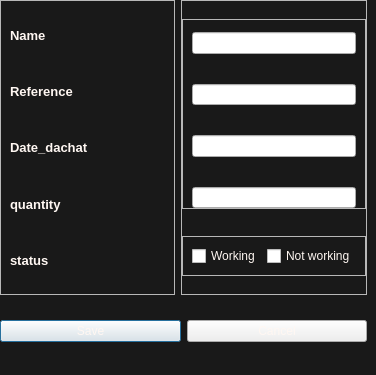
<?xml version="1.0" encoding="UTF-8"?>
<ui version="4.0">
 <class>Dialog</class>
 <widget class="QDialog" name="Dialog">
  <property name="geometry">
   <rect>
    <x>0</x>
    <y>0</y>
    <width>376</width>
    <height>375</height>
   </rect>
  </property>
  <property name="windowTitle">
   <string>Dialog</string>
  </property>
  <property name="styleSheet">
   <string notr="true">#Dialog{
background-color : #191919;
}
*{
color : #fff7f2;
}
QLineEdit{
color : #191919;
}</string>
  </property>
  <widget class="QWidget" name="widget_2" native="true">
   <property name="geometry">
    <rect>
     <x>0</x>
     <y>301</y>
     <width>367</width>
     <height>60</height>
    </rect>
   </property>
   <property name="minimumSize">
    <size>
     <width>0</width>
     <height>60</height>
    </size>
   </property>
   <property name="maximumSize">
    <size>
     <width>16777215</width>
     <height>60</height>
    </size>
   </property>
   <layout class="QHBoxLayout" name="horizontalLayout_3">
    <item>
     <widget class="QPushButton" name="pushButton">
      <property name="text">
       <string>Save</string>
      </property>
     </widget>
    </item>
    <item>
     <widget class="QPushButton" name="pushButton_2">
      <property name="text">
       <string>Cancel</string>
      </property>
     </widget>
    </item>
   </layout>
  </widget>
  <widget class="QWidget" name="widget" native="true">
   <property name="geometry">
    <rect>
     <x>0</x>
     <y>0</y>
     <width>367</width>
     <height>295</height>
    </rect>
   </property>
   <layout class="QHBoxLayout" name="horizontalLayout">
    <item>
     <widget class="QFrame" name="frame_2">
      <property name="frameShape">
       <enum>QFrame::StyledPanel</enum>
      </property>
      <property name="frameShadow">
       <enum>QFrame::Raised</enum>
      </property>
      <layout class="QVBoxLayout" name="verticalLayout_2">
       <item>
        <widget class="QLabel" name="label">
         <property name="font">
          <font>
           <pointsize>10</pointsize>
           <weight>75</weight>
           <bold>true</bold>
          </font>
         </property>
         <property name="text">
          <string>Name</string>
         </property>
        </widget>
       </item>
       <item>
        <widget class="QLabel" name="label_2">
         <property name="font">
          <font>
           <pointsize>10</pointsize>
           <weight>75</weight>
           <bold>true</bold>
          </font>
         </property>
         <property name="text">
          <string>Reference</string>
         </property>
        </widget>
       </item>
       <item>
        <widget class="QLabel" name="label_3">
         <property name="font">
          <font>
           <pointsize>10</pointsize>
           <weight>75</weight>
           <bold>true</bold>
          </font>
         </property>
         <property name="text">
          <string>Date_dachat</string>
         </property>
        </widget>
       </item>
       <item>
        <widget class="QLabel" name="label_4">
         <property name="font">
          <font>
           <pointsize>10</pointsize>
           <weight>75</weight>
           <bold>true</bold>
          </font>
         </property>
         <property name="text">
          <string>quantity</string>
         </property>
        </widget>
       </item>
       <item>
        <widget class="QLabel" name="label_5">
         <property name="font">
          <font>
           <pointsize>10</pointsize>
           <weight>75</weight>
           <bold>true</bold>
          </font>
         </property>
         <property name="text">
          <string>status</string>
         </property>
        </widget>
       </item>
      </layout>
     </widget>
    </item>
    <item alignment="Qt::AlignHCenter">
     <widget class="QFrame" name="frame">
      <property name="frameShape">
       <enum>QFrame::StyledPanel</enum>
      </property>
      <property name="frameShadow">
       <enum>QFrame::Raised</enum>
      </property>
      <layout class="QVBoxLayout" name="verticalLayout_3">
       <property name="spacing">
        <number>9</number>
       </property>
       <property name="leftMargin">
        <number>0</number>
       </property>
       <property name="topMargin">
        <number>0</number>
       </property>
       <property name="rightMargin">
        <number>0</number>
       </property>
       <property name="bottomMargin">
        <number>0</number>
       </property>
       <item>
        <widget class="QFrame" name="frame_3">
         <property name="minimumSize">
          <size>
           <width>0</width>
           <height>190</height>
          </size>
         </property>
         <property name="maximumSize">
          <size>
           <width>16777215</width>
           <height>190</height>
          </size>
         </property>
         <property name="frameShape">
          <enum>QFrame::StyledPanel</enum>
         </property>
         <property name="frameShadow">
          <enum>QFrame::Raised</enum>
         </property>
         <layout class="QVBoxLayout" name="verticalLayout_4">
          <property name="spacing">
           <number>30</number>
          </property>
          <property name="topMargin">
           <number>12</number>
          </property>
          <property name="bottomMargin">
           <number>0</number>
          </property>
          <item>
           <widget class="QLineEdit" name="lineEdit"/>
          </item>
          <item>
           <widget class="QLineEdit" name="lineEdit_2"/>
          </item>
          <item>
           <widget class="QLineEdit" name="lineEdit_3"/>
          </item>
          <item>
           <widget class="QLineEdit" name="lineEdit_4"/>
          </item>
         </layout>
        </widget>
       </item>
       <item>
        <widget class="QFrame" name="frame_4">
         <property name="minimumSize">
          <size>
           <width>0</width>
           <height>40</height>
          </size>
         </property>
         <property name="maximumSize">
          <size>
           <width>16777215</width>
           <height>40</height>
          </size>
         </property>
         <property name="frameShape">
          <enum>QFrame::StyledPanel</enum>
         </property>
         <property name="frameShadow">
          <enum>QFrame::Raised</enum>
         </property>
         <layout class="QHBoxLayout" name="horizontalLayout_2">
          <item>
           <widget class="QCheckBox" name="checkBox">
            <property name="text">
             <string>Working</string>
            </property>
           </widget>
          </item>
          <item>
           <widget class="QCheckBox" name="checkBox_2">
            <property name="text">
             <string>Not working</string>
            </property>
           </widget>
          </item>
         </layout>
        </widget>
       </item>
      </layout>
     </widget>
    </item>
   </layout>
  </widget>
 </widget>
 <resources/>
 <connections/>
</ui>
